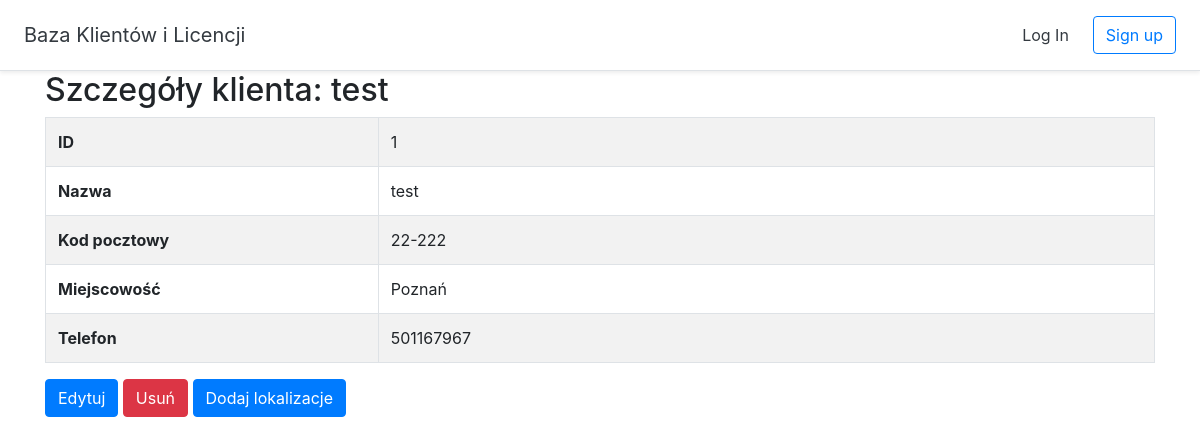
Screenshot of /klienci/1/ with the database file from the repository.
### baza/models.py (models this page shows, shortened)
class Klient(models.Model):
    prefixnip = models.CharField(max_length=2, default='PL')
    nip = models.CharField(max_length=10)
    nazwa = models.CharField(max_length=100)
    pelna_nazwa = models.CharField(max_length=255)
    ulica = models.CharField(max_length=100)
    miejscowosc = models.CharField(max_length=100)
    kod_pocztowy = models.CharField(max_length=6)
    telfon = models.CharField(max_length=15, blank=True)
    email = models.EmailField(blank=True)

### baza/views.py (the view)
# urls.py: path('klienci/<int:pk>/', views.KlientDetail.as_view(), name="klient_szczegoly"),
class KlientDetail(generic.DetailView):
    model = Klient
    template_name = 'baza/klient_szczegoly.html'
    context_object_name = 'klient'

### baza/templates/baza/klient_szczegoly.html
{% extends 'baza/base.html' %}
{% block content %}
<div class="container">
    <h2>Szczegóły klienta: {{klient.nazwa}}</h2>
    <table class="table table-striped table-bordered">
        <tbody>
        <tr>
            <th style="width:30%">ID</th>
            <td>{{klient.id}}</td>
        </tr>
        <tr>
            <th scope="col">Nazwa</th>
            <td>{{klient.nazwa}}</td>
        </tr>
        <tr>
            <th scope="col">Kod pocztowy</th>
            <td>{{klient.kod_pocztowy}}</td>
        </tr>
        <tr>
            <th scope="col">Miejscowość</th>
            <td>{{klient.miejscowosc}}</td>
        </tr>
        <tr>
            <th scope="col">Telefon</th>
            <td>{{klient.telfon}}</td>
        </tr>
        </tbody>
    </table>
    <a href="{% url 'klient_edytuj' klient.id %}" class="btn btn-primary">Edytuj</a>
    <a href="{% url 'klient_usun' klient.id %}" class="btn btn-danger">Usuń</a>
    <a href="{% url 'lokalizacja_dodaj' klient.id %}" class="btn btn-primary">Dodaj lokalizacje</a>
</div>
{% endblock %}

### rows the page displays
Klient: nazwa "test", id "1", kod_pocztowy "22-222", miejscowosc "Poznań", telfon "501167967"
